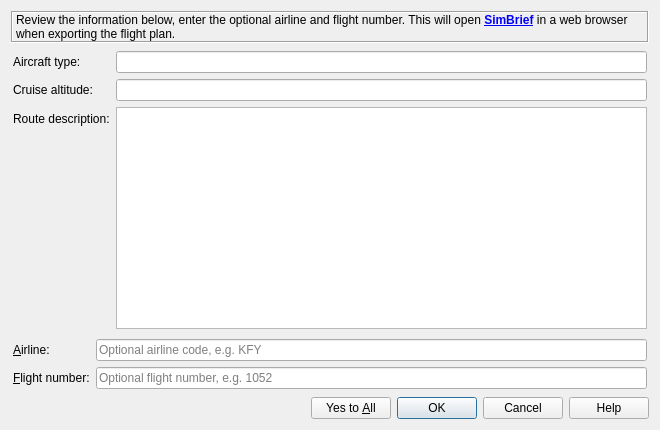
<?xml version="1.0" encoding="UTF-8"?>
<ui version="4.0">
 <class>SimBriefExportDialog</class>
 <widget class="QDialog" name="SimBriefExportDialog">
  <property name="geometry">
   <rect>
    <x>0</x>
    <y>0</y>
    <width>660</width>
    <height>430</height>
   </rect>
  </property>
  <property name="windowTitle">
   <string>Little Navmap - Export Flight Plan to SimBrief</string>
  </property>
  <layout class="QVBoxLayout" name="verticalLayout">
   <item>
    <widget class="QLabel" name="labelHeader">
     <property name="frameShape">
      <enum>QFrame::Box</enum>
     </property>
     <property name="frameShadow">
      <enum>QFrame::Sunken</enum>
     </property>
     <property name="text">
      <string>Review the information below, enter the optional airline and flight number. This will open &lt;a href=&quot;https://www.simbrief.com&quot;&gt;&lt;b&gt;SimBrief&lt;/b&gt;&lt;/a&gt; in a web browser when exporting the flight plan.</string>
     </property>
     <property name="wordWrap">
      <bool>true</bool>
     </property>
     <property name="margin">
      <number>5</number>
     </property>
     <property name="openExternalLinks">
      <bool>true</bool>
     </property>
     <property name="textInteractionFlags">
      <set>Qt::LinksAccessibleByMouse|Qt::TextSelectableByMouse</set>
     </property>
    </widget>
   </item>
   <item>
    <layout class="QFormLayout" name="formLayoutSummary">
     <property name="leftMargin">
      <number>2</number>
     </property>
     <property name="topMargin">
      <number>2</number>
     </property>
     <property name="rightMargin">
      <number>2</number>
     </property>
     <property name="bottomMargin">
      <number>2</number>
     </property>
     <item row="0" column="0">
      <widget class="QLabel" name="labelAircraftType">
       <property name="text">
        <string>Aircraft type:</string>
       </property>
       <property name="buddy">
        <cstring>lineEditAircraftType</cstring>
       </property>
      </widget>
     </item>
     <item row="0" column="1">
      <widget class="QLineEdit" name="lineEditAircraftType">
       <property name="readOnly">
        <bool>true</bool>
       </property>
      </widget>
     </item>
     <item row="1" column="0">
      <widget class="QLabel" name="labelCruiseAltitude">
       <property name="text">
        <string>Cruise altitude:</string>
       </property>
       <property name="buddy">
        <cstring>lineEditCruiseAltitude</cstring>
       </property>
      </widget>
     </item>
     <item row="1" column="1">
      <widget class="QLineEdit" name="lineEditCruiseAltitude">
       <property name="readOnly">
        <bool>true</bool>
       </property>
      </widget>
     </item>
     <item row="2" column="0">
      <widget class="QLabel" name="labelRouteDescription">
       <property name="text">
        <string>Route description:</string>
       </property>
       <property name="buddy">
        <cstring>textEditRouteDescription</cstring>
       </property>
      </widget>
     </item>
     <item row="2" column="1">
      <widget class="QTextEdit" name="textEditRouteDescription">
       <property name="minimumSize">
        <size>
         <width>0</width>
         <height>120</height>
        </size>
       </property>
       <property name="readOnly">
        <bool>true</bool>
       </property>
       <property name="acceptRichText">
        <bool>false</bool>
       </property>
       <property name="textInteractionFlags">
        <set>Qt::TextSelectableByKeyboard|Qt::TextSelectableByMouse</set>
       </property>
      </widget>
     </item>
    </layout>
   </item>
   <item>
    <layout class="QFormLayout" name="formLayoutOptions">
     <property name="leftMargin">
      <number>2</number>
     </property>
     <property name="topMargin">
      <number>2</number>
     </property>
     <property name="rightMargin">
      <number>2</number>
     </property>
     <property name="bottomMargin">
      <number>2</number>
     </property>
     <item row="0" column="0">
      <widget class="QLabel" name="labelAirline">
       <property name="text">
        <string>&amp;Airline:</string>
       </property>
       <property name="buddy">
        <cstring>lineEditAirline</cstring>
       </property>
      </widget>
     </item>
     <item row="0" column="1">
      <widget class="QLineEdit" name="lineEditAirline">
       <property name="placeholderText">
        <string>Optional airline code, e.g. KFY</string>
       </property>
      </widget>
     </item>
     <item row="1" column="0">
      <widget class="QLabel" name="labelFlightNumber">
       <property name="text">
        <string>&amp;Flight number:</string>
       </property>
       <property name="buddy">
        <cstring>lineEditFlightNumber</cstring>
       </property>
      </widget>
     </item>
     <item row="1" column="1">
      <widget class="QLineEdit" name="lineEditFlightNumber">
       <property name="placeholderText">
        <string>Optional flight number, e.g. 1052</string>
       </property>
      </widget>
     </item>
    </layout>
   </item>
   <item>
    <widget class="QDialogButtonBox" name="buttonBox">
     <property name="orientation">
      <enum>Qt::Horizontal</enum>
     </property>
     <property name="standardButtons">
      <set>QDialogButtonBox::Cancel|QDialogButtonBox::Help|QDialogButtonBox::Ok|QDialogButtonBox::YesToAll</set>
     </property>
    </widget>
   </item>
  </layout>
 </widget>
 <tabstops>
  <tabstop>lineEditAirline</tabstop>
  <tabstop>lineEditFlightNumber</tabstop>
  <tabstop>textEditRouteDescription</tabstop>
 </tabstops>
 <resources/>
 <connections/>
</ui>
